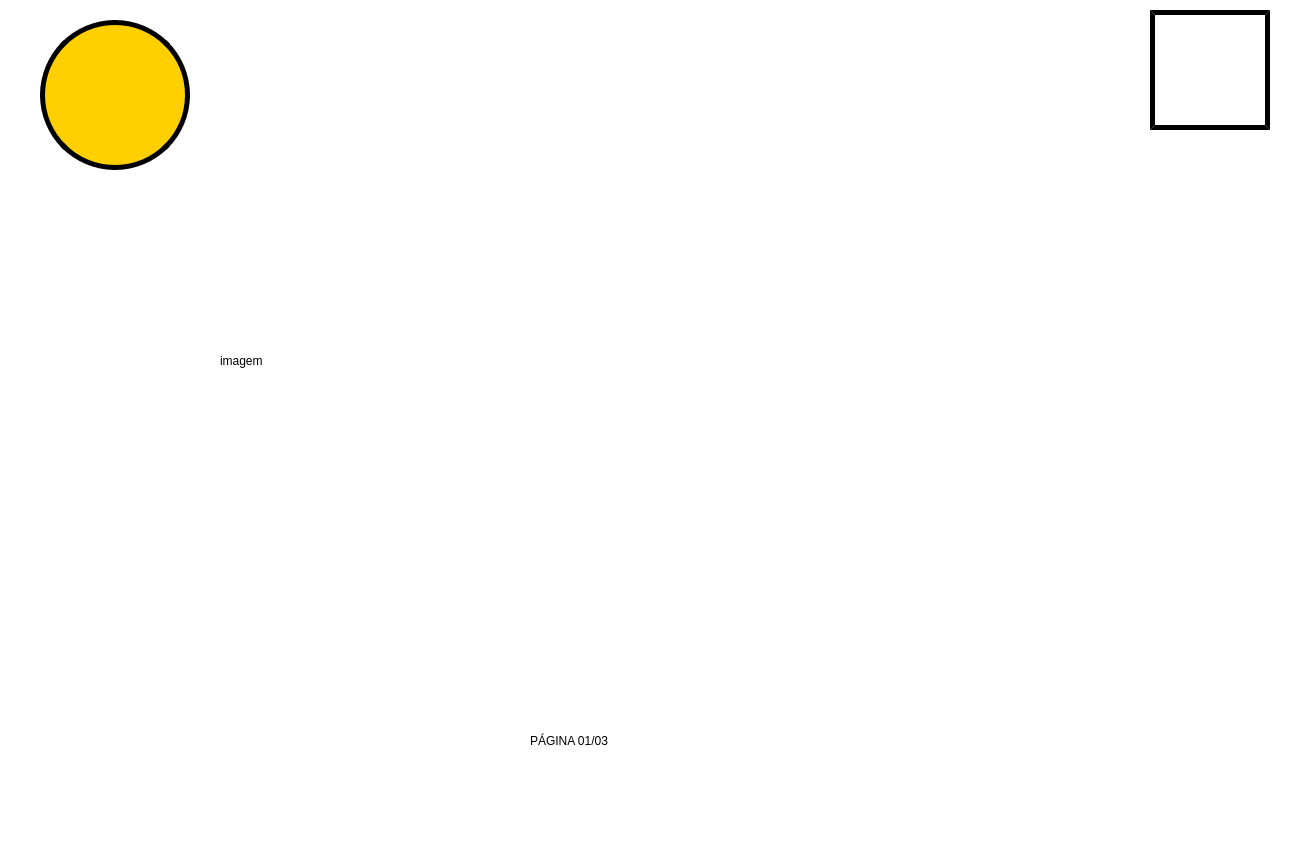
<?xml version="1.0" encoding="UTF-8"?>
<ui version="4.0">
 <class>documentos_diagrama_eletrico</class>
 <widget class="QMainWindow" name="documentos_diagrama_eletrico">
  <property name="geometry">
   <rect>
    <x>0</x>
    <y>0</y>
    <width>1290</width>
    <height>841</height>
   </rect>
  </property>
  <property name="minimumSize">
   <size>
    <width>1290</width>
    <height>841</height>
   </size>
  </property>
  <property name="maximumSize">
   <size>
    <width>1290</width>
    <height>841</height>
   </size>
  </property>
  <property name="windowTitle">
   <string>MainWindow</string>
  </property>
  <property name="styleSheet">
   <string notr="true">background-color: rgb(255, 255, 255);</string>
  </property>
  <property name="animated">
   <bool>true</bool>
  </property>
  <widget class="QWidget" name="centralwidget">
   <widget class="QLabel" name="Label_Borda">
    <property name="geometry">
     <rect>
      <x>0</x>
      <y>783</y>
      <width>1290</width>
      <height>18</height>
     </rect>
    </property>
    <property name="text">
     <string/>
    </property>
    <property name="pixmap">
     <pixmap>Imagens/Borda.png</pixmap>
    </property>
    <property name="scaledContents">
     <bool>true</bool>
    </property>
   </widget>
   <widget class="QLabel" name="label_diagrama">
    <property name="geometry">
     <rect>
      <x>40</x>
      <y>20</y>
      <width>150</width>
      <height>150</height>
     </rect>
    </property>
    <property name="minimumSize">
     <size>
      <width>0</width>
      <height>0</height>
     </size>
    </property>
    <property name="styleSheet">
     <string notr="true">
border-style: outset;
border-color: rgb(0, 0, 0);
border-width:5px;
font: 75 85pt &quot;Bosch Sans Bold&quot;;
border-radius: 75px;
background-color: rgb(255, 207, 0);

</string>
    </property>
    <property name="text">
     <string/>
    </property>
    <property name="pixmap">
     <pixmap>imagens/Diagrama_eletrico.svg</pixmap>
    </property>
    <property name="scaledContents">
     <bool>false</bool>
    </property>
    <property name="alignment">
     <set>Qt::AlignCenter</set>
    </property>
    <property name="wordWrap">
     <bool>false</bool>
    </property>
    <property name="indent">
     <number>-1</number>
    </property>
   </widget>
   <widget class="QPushButton" name="botao_home">
    <property name="geometry">
     <rect>
      <x>1150</x>
      <y>10</y>
      <width>120</width>
      <height>120</height>
     </rect>
    </property>
    <property name="styleSheet">
     <string notr="true">
border-style: outset;
border-color: rgb(0, 0, 0);
border-width:5px;
font: 75 65pt &quot;Bosch Sans Bold&quot;;
border-radius: 0px;
background-color: rgb(255, 255, 255);
</string>
    </property>
    <property name="text">
     <string/>
    </property>
    <property name="icon">
     <iconset>
      <normaloff>imagens/Home.Documentos.png</normaloff>imagens/Home.Documentos.png</iconset>
    </property>
    <property name="iconSize">
     <size>
      <width>105</width>
      <height>105</height>
     </size>
    </property>
   </widget>
   <widget class="QLabel" name="label_imagem">
    <property name="geometry">
     <rect>
      <x>220</x>
      <y>40</y>
      <width>901</width>
      <height>641</height>
     </rect>
    </property>
    <property name="text">
     <string>imagem</string>
    </property>
   </widget>
   <widget class="QPushButton" name="botao_seta_direita">
    <property name="geometry">
     <rect>
      <x>1130</x>
      <y>650</y>
      <width>121</width>
      <height>111</height>
     </rect>
    </property>
    <property name="styleSheet">
     <string notr="true">
border-style: outset/inside;
border-color: rgb(0, 0, 0);
border-width:0px;
font: 75 65pt &quot;Bosch Sans Bold&quot;;
border-radius: 15px;
background-color: rgb(255, 255, 255);</string>
    </property>
    <property name="text">
     <string/>
    </property>
    <property name="icon">
     <iconset>
      <normaloff>imagens/Seta Preta para direita.png</normaloff>imagens/Seta Preta para direita.png</iconset>
    </property>
    <property name="iconSize">
     <size>
      <width>105</width>
      <height>105</height>
     </size>
    </property>
   </widget>
   <widget class="QPushButton" name="botao_seta_esquerda">
    <property name="geometry">
     <rect>
      <x>40</x>
      <y>650</y>
      <width>101</width>
      <height>121</height>
     </rect>
    </property>
    <property name="styleSheet">
     <string notr="true">border-style: outset/inside;
border-color: rgb(0, 0, 0);
border-width:0px;
font: 75 65pt &quot;Bosch Sans Bold&quot;;
border-radius: 15px;
background-color: rgb(255, 255, 255);</string>
    </property>
    <property name="text">
     <string/>
    </property>
    <property name="icon">
     <iconset>
      <normaloff>imagens/Seta Branca para esquerda.png</normaloff>imagens/Seta Branca para esquerda.png</iconset>
    </property>
    <property name="iconSize">
     <size>
      <width>105</width>
      <height>105</height>
     </size>
    </property>
   </widget>
   <widget class="QLabel" name="label_paginas">
    <property name="geometry">
     <rect>
      <x>530</x>
      <y>720</y>
      <width>201</width>
      <height>41</height>
     </rect>
    </property>
    <property name="styleSheet">
     <string notr="true">font: 75 20pt &quot;Bosch Sans Bold&quot;;</string>
    </property>
    <property name="text">
     <string>PÁGINA 01/03</string>
    </property>
   </widget>
  </widget>
  <widget class="QMenuBar" name="menubar">
   <property name="geometry">
    <rect>
     <x>0</x>
     <y>0</y>
     <width>1290</width>
     <height>21</height>
    </rect>
   </property>
  </widget>
  <widget class="QStatusBar" name="statusbar"/>
 </widget>
 <resources/>
 <connections/>
</ui>
